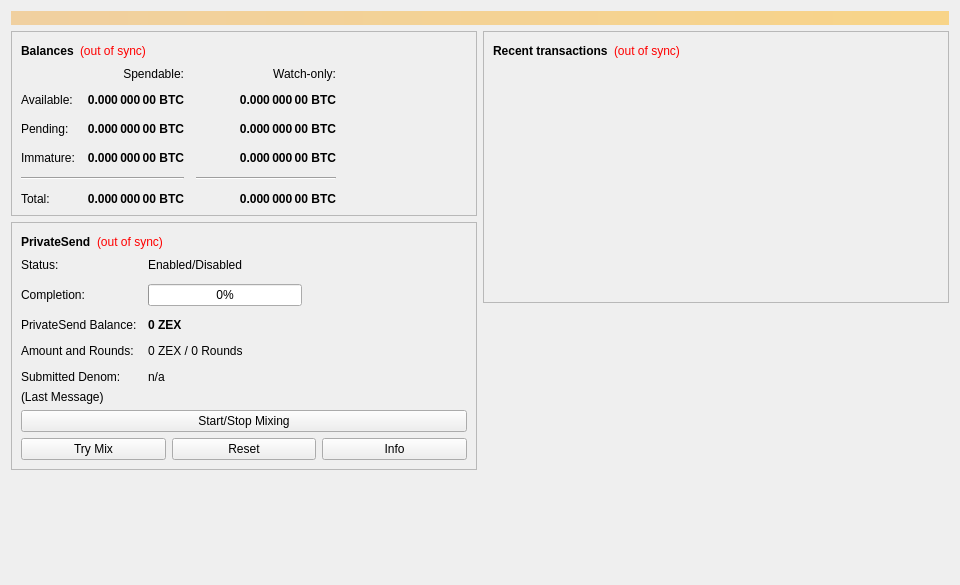
<?xml version="1.0" encoding="UTF-8"?>
<ui version="4.0">
 <class>OverviewPage</class>
 <widget class="QWidget" name="OverviewPage">
  <property name="geometry">
   <rect>
    <x>0</x>
    <y>0</y>
    <width>960</width>
    <height>585</height>
   </rect>
  </property>
  <property name="minimumSize">
   <size>
    <width>960</width>
    <height>0</height>
   </size>
  </property>
  <property name="windowTitle">
   <string>Form</string>
  </property>
  <layout class="QVBoxLayout" name="topLayout">
   <item>
    <widget class="QLabel" name="labelAlerts">
     <property name="visible">
      <bool>false</bool>
     </property>
     <property name="styleSheet">
      <string notr="true">QLabel { background-color: qlineargradient(x1: 0, y1: 0, x2: 1, y2: 0, stop:0 #F0D0A0, stop:1 #F8D488); color:#000000; }</string>
     </property>
     <property name="wordWrap">
      <bool>true</bool>
     </property>
     <property name="margin">
      <number>3</number>
     </property>
     <property name="textInteractionFlags">
      <set>Qt::TextSelectableByMouse</set>
     </property>
    </widget>
   </item>
   <item>
    <layout class="QHBoxLayout" name="horizontalLayout" stretch="1,1">
     <item>
      <layout class="QVBoxLayout" name="verticalLayout_2">
       <item>
        <widget class="QFrame" name="frame">
         <property name="frameShape">
          <enum>QFrame::StyledPanel</enum>
         </property>
         <property name="frameShadow">
          <enum>QFrame::Raised</enum>
         </property>
         <layout class="QVBoxLayout" name="verticalLayout_4">
          <item>
           <layout class="QHBoxLayout" name="horizontalLayout_4">
            <item>
             <widget class="QLabel" name="label_5">
              <property name="font">
               <font>
                <weight>75</weight>
                <bold>true</bold>
               </font>
              </property>
              <property name="text">
               <string>Balances</string>
              </property>
             </widget>
            </item>
            <item>
             <widget class="QLabel" name="labelWalletStatus">
              <property name="toolTip">
               <string>The displayed information may be out of date. Your wallet automatically synchronizes with the ZexCoin network after a connection is established, but this process has not completed yet.</string>
              </property>
              <property name="styleSheet">
               <string notr="true">QLabel { color: red; }</string>
              </property>
              <property name="text">
               <string notr="true">(out of sync)</string>
              </property>
              <property name="alignment">
               <set>Qt::AlignLeading|Qt::AlignLeft|Qt::AlignVCenter</set>
              </property>
             </widget>
            </item>
            <item>
             <spacer name="horizontalSpacer_3">
              <property name="orientation">
               <enum>Qt::Horizontal</enum>
              </property>
              <property name="sizeHint" stdset="0">
               <size>
                <width>40</width>
                <height>20</height>
               </size>
              </property>
             </spacer>
            </item>
           </layout>
          </item>
          <item>
           <layout class="QGridLayout" name="gridLayout">
            <property name="spacing">
             <number>12</number>
            </property>
            <item row="2" column="2">
             <widget class="QLabel" name="labelWatchPending">
              <property name="font">
               <font>
                <weight>75</weight>
                <bold>true</bold>
               </font>
              </property>
              <property name="cursor">
               <cursorShape>IBeamCursor</cursorShape>
              </property>
              <property name="toolTip">
               <string>Unconfirmed transactions to watch-only addresses</string>
              </property>
              <property name="text">
               <string notr="true">0.000 000 00 BTC</string>
              </property>
              <property name="alignment">
               <set>Qt::AlignRight|Qt::AlignTrailing|Qt::AlignVCenter</set>
              </property>
              <property name="textInteractionFlags">
               <set>Qt::LinksAccessibleByMouse|Qt::TextSelectableByKeyboard|Qt::TextSelectableByMouse</set>
              </property>
             </widget>
            </item>
            <item row="2" column="1">
             <widget class="QLabel" name="labelUnconfirmed">
              <property name="font">
               <font>
                <weight>75</weight>
                <bold>true</bold>
               </font>
              </property>
              <property name="cursor">
               <cursorShape>IBeamCursor</cursorShape>
              </property>
              <property name="toolTip">
               <string>Total of transactions that have yet to be confirmed, and do not yet count toward the spendable balance</string>
              </property>
              <property name="text">
               <string notr="true">0.000 000 00 BTC</string>
              </property>
              <property name="alignment">
               <set>Qt::AlignRight|Qt::AlignTrailing|Qt::AlignVCenter</set>
              </property>
              <property name="textInteractionFlags">
               <set>Qt::LinksAccessibleByMouse|Qt::TextSelectableByKeyboard|Qt::TextSelectableByMouse</set>
              </property>
             </widget>
            </item>
            <item row="3" column="2">
             <widget class="QLabel" name="labelWatchImmature">
              <property name="font">
               <font>
                <weight>75</weight>
                <bold>true</bold>
               </font>
              </property>
              <property name="cursor">
               <cursorShape>IBeamCursor</cursorShape>
              </property>
              <property name="toolTip">
               <string>Mined balance in watch-only addresses that has not yet matured</string>
              </property>
              <property name="text">
               <string notr="true">0.000 000 00 BTC</string>
              </property>
              <property name="alignment">
               <set>Qt::AlignRight|Qt::AlignTrailing|Qt::AlignVCenter</set>
              </property>
              <property name="textInteractionFlags">
               <set>Qt::LinksAccessibleByMouse|Qt::TextSelectableByKeyboard|Qt::TextSelectableByMouse</set>
              </property>
             </widget>
            </item>
            <item row="4" column="0" colspan="2">
             <widget class="Line" name="lineSpendableBalance">
              <property name="orientation">
               <enum>Qt::Horizontal</enum>
              </property>
             </widget>
            </item>
            <item row="4" column="2">
             <widget class="Line" name="lineWatchBalance">
              <property name="sizePolicy">
               <sizepolicy hsizetype="Preferred" vsizetype="Fixed">
                <horstretch>0</horstretch>
                <verstretch>0</verstretch>
               </sizepolicy>
              </property>
              <property name="minimumSize">
               <size>
                <width>140</width>
                <height>0</height>
               </size>
              </property>
              <property name="orientation">
               <enum>Qt::Horizontal</enum>
              </property>
             </widget>
            </item>
            <item row="5" column="0">
             <widget class="QLabel" name="labelTotalText">
              <property name="text">
               <string>Total:</string>
              </property>
             </widget>
            </item>
            <item row="3" column="1">
             <widget class="QLabel" name="labelImmature">
              <property name="font">
               <font>
                <weight>75</weight>
                <bold>true</bold>
               </font>
              </property>
              <property name="cursor">
               <cursorShape>IBeamCursor</cursorShape>
              </property>
              <property name="toolTip">
               <string>Mined balance that has not yet matured</string>
              </property>
              <property name="text">
               <string notr="true">0.000 000 00 BTC</string>
              </property>
              <property name="alignment">
               <set>Qt::AlignRight|Qt::AlignTrailing|Qt::AlignVCenter</set>
              </property>
              <property name="textInteractionFlags">
               <set>Qt::LinksAccessibleByMouse|Qt::TextSelectableByKeyboard|Qt::TextSelectableByMouse</set>
              </property>
             </widget>
            </item>
            <item row="2" column="3">
             <spacer name="horizontalSpacer_2">
              <property name="orientation">
               <enum>Qt::Horizontal</enum>
              </property>
              <property name="sizeHint" stdset="0">
               <size>
                <width>40</width>
                <height>20</height>
               </size>
              </property>
             </spacer>
            </item>
            <item row="3" column="0">
             <widget class="QLabel" name="labelImmatureText">
              <property name="text">
               <string>Immature:</string>
              </property>
             </widget>
            </item>
            <item row="5" column="1">
             <widget class="QLabel" name="labelTotal">
              <property name="font">
               <font>
                <weight>75</weight>
                <bold>true</bold>
               </font>
              </property>
              <property name="cursor">
               <cursorShape>IBeamCursor</cursorShape>
              </property>
              <property name="toolTip">
               <string>Your current total balance</string>
              </property>
              <property name="text">
               <string notr="true">0.000 000 00 BTC</string>
              </property>
              <property name="alignment">
               <set>Qt::AlignRight|Qt::AlignTrailing|Qt::AlignVCenter</set>
              </property>
              <property name="textInteractionFlags">
               <set>Qt::LinksAccessibleByMouse|Qt::TextSelectableByKeyboard|Qt::TextSelectableByMouse</set>
              </property>
             </widget>
            </item>
            <item row="5" column="2">
             <widget class="QLabel" name="labelWatchTotal">
              <property name="font">
               <font>
                <weight>75</weight>
                <bold>true</bold>
               </font>
              </property>
              <property name="cursor">
               <cursorShape>IBeamCursor</cursorShape>
              </property>
              <property name="toolTip">
               <string>Current total balance in watch-only addresses</string>
              </property>
              <property name="text">
               <string notr="true">0.000 000 00 BTC</string>
              </property>
              <property name="alignment">
               <set>Qt::AlignRight|Qt::AlignTrailing|Qt::AlignVCenter</set>
              </property>
              <property name="textInteractionFlags">
               <set>Qt::LinksAccessibleByMouse|Qt::TextSelectableByKeyboard|Qt::TextSelectableByMouse</set>
              </property>
             </widget>
            </item>
            <item row="0" column="2">
             <widget class="QLabel" name="labelWatchonly">
              <property name="text">
               <string>Watch-only:</string>
              </property>
              <property name="alignment">
               <set>Qt::AlignRight|Qt::AlignTrailing|Qt::AlignVCenter</set>
              </property>
             </widget>
            </item>
            <item row="1" column="0">
             <widget class="QLabel" name="labelBalanceText">
              <property name="text">
               <string>Available:</string>
              </property>
             </widget>
            </item>
            <item row="1" column="1">
             <widget class="QLabel" name="labelBalance">
              <property name="font">
               <font>
                <weight>75</weight>
                <bold>true</bold>
               </font>
              </property>
              <property name="cursor">
               <cursorShape>IBeamCursor</cursorShape>
              </property>
              <property name="toolTip">
               <string>Your current spendable balance</string>
              </property>
              <property name="text">
               <string notr="true">0.000 000 00 BTC</string>
              </property>
              <property name="alignment">
               <set>Qt::AlignRight|Qt::AlignTrailing|Qt::AlignVCenter</set>
              </property>
              <property name="textInteractionFlags">
               <set>Qt::LinksAccessibleByMouse|Qt::TextSelectableByKeyboard|Qt::TextSelectableByMouse</set>
              </property>
             </widget>
            </item>
            <item row="1" column="2">
             <widget class="QLabel" name="labelWatchAvailable">
              <property name="font">
               <font>
                <weight>75</weight>
                <bold>true</bold>
               </font>
              </property>
              <property name="cursor">
               <cursorShape>IBeamCursor</cursorShape>
              </property>
              <property name="toolTip">
               <string>Your current balance in watch-only addresses</string>
              </property>
              <property name="text">
               <string notr="true">0.000 000 00 BTC</string>
              </property>
              <property name="alignment">
               <set>Qt::AlignRight|Qt::AlignTrailing|Qt::AlignVCenter</set>
              </property>
              <property name="textInteractionFlags">
               <set>Qt::LinksAccessibleByMouse|Qt::TextSelectableByKeyboard|Qt::TextSelectableByMouse</set>
              </property>
             </widget>
            </item>
            <item row="2" column="0">
             <widget class="QLabel" name="labelPendingText">
              <property name="text">
               <string>Pending:</string>
              </property>
             </widget>
            </item>
            <item row="0" column="1">
             <widget class="QLabel" name="labelSpendable">
              <property name="text">
               <string>Spendable:</string>
              </property>
              <property name="alignment">
               <set>Qt::AlignRight|Qt::AlignTrailing|Qt::AlignVCenter</set>
              </property>
             </widget>
            </item>
           </layout>
          </item>
         </layout>
        </widget>
       </item>
       <item>
        <widget class="QFrame" name="framePrivateSend">
         <property name="layoutDirection">
          <enum>Qt::LeftToRight</enum>
         </property>
         <property name="frameShape">
          <enum>QFrame::StyledPanel</enum>
         </property>
         <property name="frameShadow">
          <enum>QFrame::Raised</enum>
         </property>
         <layout class="QVBoxLayout" name="VerticalLayout_PS1">
          <item>
           <layout class="QHBoxLayout" name="horizontalLayout_5">
            <item>
             <widget class="QLabel" name="labelPrivateSendHeader">
              <property name="font">
               <font>
                <weight>75</weight>
                <bold>true</bold>
               </font>
              </property>
              <property name="text">
               <string>PrivateSend</string>
              </property>
             </widget>
            </item>
            <item>
             <widget class="QLabel" name="labelPrivateSendSyncStatus">
              <property name="toolTip">
               <string>The displayed information may be out of date. Your wallet automatically synchronizes with the ZexCoin network after a connection is established, but this process has not completed yet.</string>
              </property>
              <property name="styleSheet">
               <string notr="true">QLabel { color: red; }</string>
              </property>
              <property name="text">
               <string notr="true">(out of sync)</string>
              </property>
              <property name="alignment">
               <set>Qt::AlignLeading|Qt::AlignLeft|Qt::AlignVCenter</set>
              </property>
             </widget>
            </item>
            <item>
             <spacer name="horizontalSpacer_4">
              <property name="orientation">
               <enum>Qt::Horizontal</enum>
              </property>
              <property name="sizeHint" stdset="0">
               <size>
                <width>40</width>
                <height>20</height>
               </size>
              </property>
             </spacer>
            </item>
           </layout>
          </item>
          <item>
           <layout class="QFormLayout" name="privateSendFormLayout">
            <property name="fieldGrowthPolicy">
             <enum>QFormLayout::AllNonFixedFieldsGrow</enum>
            </property>
            <property name="horizontalSpacing">
             <number>11</number>
            </property>
            <property name="verticalSpacing">
             <number>12</number>
            </property>
            <item row="0" column="0">
             <widget class="QLabel" name="labelPrivateSendEnabledText">
              <property name="text">
               <string>Status:</string>
              </property>
             </widget>
            </item>
            <item row="0" column="1">
             <widget class="QLabel" name="labelPrivateSendEnabled">
              <property name="text">
               <string>Enabled/Disabled</string>
              </property>
             </widget>
            </item>
            <item row="1" column="0">
             <widget class="QLabel" name="labelCompletitionText">
              <property name="text">
               <string>Completion:</string>
              </property>
             </widget>
            </item>
            <item row="1" column="1">
             <widget class="QProgressBar" name="privateSendProgress">
              <property name="maximumSize">
               <size>
                <width>154</width>
                <height>16777215</height>
               </size>
              </property>
              <property name="value">
               <number>0</number>
              </property>
             </widget>
            </item>
            <item row="2" column="0">
             <widget class="QLabel" name="labelAnonymizedText">
              <property name="text">
               <string>PrivateSend Balance:</string>
              </property>
             </widget>
            </item>
            <item row="2" column="1">
             <widget class="QLabel" name="labelAnonymized">
              <property name="font">
               <font>
                <weight>75</weight>
                <bold>true</bold>
               </font>
              </property>
              <property name="text">
               <string notr="true">0 ZEX</string>
              </property>
             </widget>
            </item>
            <item row="3" column="0">
             <widget class="QLabel" name="labelAmountAndRoundsText">
              <property name="text">
               <string>Amount and Rounds:</string>
              </property>
             </widget>
            </item>
            <item row="3" column="1">
             <widget class="QLabel" name="labelAmountRounds">
              <property name="text">
               <string>0 ZEX / 0 Rounds</string>
              </property>
             </widget>
            </item>
            <item row="4" column="0">
             <widget class="QLabel" name="labelSubmittedDenomText">
              <property name="text">
               <string>Submitted Denom:</string>
              </property>
             </widget>
            </item>
            <item row="4" column="1">
             <widget class="QLabel" name="labelSubmittedDenom">
              <property name="toolTip">
               <string>The denominations you submitted to the Masternode.&lt;br&gt;To mix, other users must submit the exact same denominations.</string>
              </property>
              <property name="text">
               <string>n/a</string>
              </property>
             </widget>
            </item>
           </layout>
          </item>
          <item>
           <layout class="QVBoxLayout" name="VerticalLayout_PS">
            <item>
             <widget class="QLabel" name="labelPrivateSendLastMessage">
              <property name="text">
               <string>(Last Message)</string>
              </property>
              <property name="alignment">
               <set>Qt::AlignLeading|Qt::AlignLeft|Qt::AlignTop</set>
              </property>
              <property name="wordWrap">
               <bool>true</bool>
              </property>
             </widget>
            </item>
            <item>
             <widget class="QPushButton" name="togglePrivateSend">
              <property name="sizePolicy">
               <sizepolicy hsizetype="MinimumExpanding" vsizetype="Fixed">
                <horstretch>0</horstretch>
                <verstretch>0</verstretch>
               </sizepolicy>
              </property>
              <property name="text">
               <string>Start/Stop Mixing</string>
              </property>
             </widget>
            </item>
            <item>
             <layout class="QHBoxLayout" name="horizontalLayout_debugbuttons">
              <item>
               <widget class="QPushButton" name="privateSendAuto">
                <property name="sizePolicy">
                 <sizepolicy hsizetype="MinimumExpanding" vsizetype="Fixed">
                  <horstretch>0</horstretch>
                  <verstretch>0</verstretch>
                 </sizepolicy>
                </property>
                <property name="toolTip">
                 <string>Try to manually submit a PrivateSend request.</string>
                </property>
                <property name="text">
                 <string>Try Mix</string>
                </property>
               </widget>
              </item>
              <item>
               <widget class="QPushButton" name="privateSendReset">
                <property name="sizePolicy">
                 <sizepolicy hsizetype="MinimumExpanding" vsizetype="Fixed">
                  <horstretch>0</horstretch>
                  <verstretch>0</verstretch>
                 </sizepolicy>
                </property>
                <property name="toolTip">
                 <string>Reset the current status of PrivateSend (can interrupt PrivateSend if it's in the process of Mixing, which can cost you money!)</string>
                </property>
                <property name="autoFillBackground">
                 <bool>false</bool>
                </property>
                <property name="text">
                 <string>Reset</string>
                </property>
               </widget>
              </item>
              <item>
               <widget class="QPushButton" name="privateSendInfo">
                <property name="sizePolicy">
                 <sizepolicy hsizetype="MinimumExpanding" vsizetype="Fixed">
                  <horstretch>0</horstretch>
                  <verstretch>0</verstretch>
                 </sizepolicy>
                </property>
                <property name="toolTip">
                 <string>Information about PrivateSend and Mixing</string>
                </property>
                <property name="text">
                 <string>Info</string>
                </property>
               </widget>
              </item>
             </layout>
            </item>
           </layout>
          </item>
         </layout>
        </widget>
       </item>
       <item>
        <spacer name="verticalSpacer">
         <property name="orientation">
          <enum>Qt::Vertical</enum>
         </property>
         <property name="sizeHint" stdset="0">
          <size>
           <width>20</width>
           <height>40</height>
          </size>
         </property>
        </spacer>
       </item>
      </layout>
     </item>
     <item>
      <layout class="QVBoxLayout" name="verticalLayout_3">
       <item>
        <widget class="QFrame" name="frame_2">
         <property name="frameShape">
          <enum>QFrame::StyledPanel</enum>
         </property>
         <property name="frameShadow">
          <enum>QFrame::Raised</enum>
         </property>
         <layout class="QVBoxLayout" name="verticalLayout">
          <item>
           <layout class="QHBoxLayout" name="horizontalLayout_2">
            <item>
             <widget class="QLabel" name="label_4">
              <property name="font">
               <font>
                <weight>75</weight>
                <bold>true</bold>
               </font>
              </property>
              <property name="text">
               <string>Recent transactions</string>
              </property>
             </widget>
            </item>
            <item>
             <widget class="QLabel" name="labelTransactionsStatus">
              <property name="toolTip">
               <string>The displayed information may be out of date. Your wallet automatically synchronizes with the ZexCoin network after a connection is established, but this process has not completed yet.</string>
              </property>
              <property name="styleSheet">
               <string notr="true">QLabel { color: red; }</string>
              </property>
              <property name="text">
               <string notr="true">(out of sync)</string>
              </property>
              <property name="alignment">
               <set>Qt::AlignLeading|Qt::AlignLeft|Qt::AlignVCenter</set>
              </property>
             </widget>
            </item>
            <item>
             <spacer name="horizontalSpacer">
              <property name="orientation">
               <enum>Qt::Horizontal</enum>
              </property>
              <property name="sizeHint" stdset="0">
               <size>
                <width>40</width>
                <height>20</height>
               </size>
              </property>
             </spacer>
            </item>
           </layout>
          </item>
          <item>
           <widget class="QListView" name="listTransactions">
            <property name="styleSheet">
             <string notr="true">QListView { background: transparent; }</string>
            </property>
            <property name="frameShape">
             <enum>QFrame::NoFrame</enum>
            </property>
            <property name="verticalScrollBarPolicy">
             <enum>Qt::ScrollBarAlwaysOff</enum>
            </property>
            <property name="horizontalScrollBarPolicy">
             <enum>Qt::ScrollBarAlwaysOff</enum>
            </property>
            <property name="selectionMode">
             <enum>QAbstractItemView::NoSelection</enum>
            </property>
           </widget>
          </item>
         </layout>
        </widget>
       </item>
       <item>
        <spacer name="verticalSpacer_2">
         <property name="orientation">
          <enum>Qt::Vertical</enum>
         </property>
         <property name="sizeHint" stdset="0">
          <size>
           <width>20</width>
           <height>40</height>
          </size>
         </property>
        </spacer>
       </item>
      </layout>
     </item>
    </layout>
   </item>
  </layout>
 </widget>
 <resources/>
 <connections/>
</ui>
